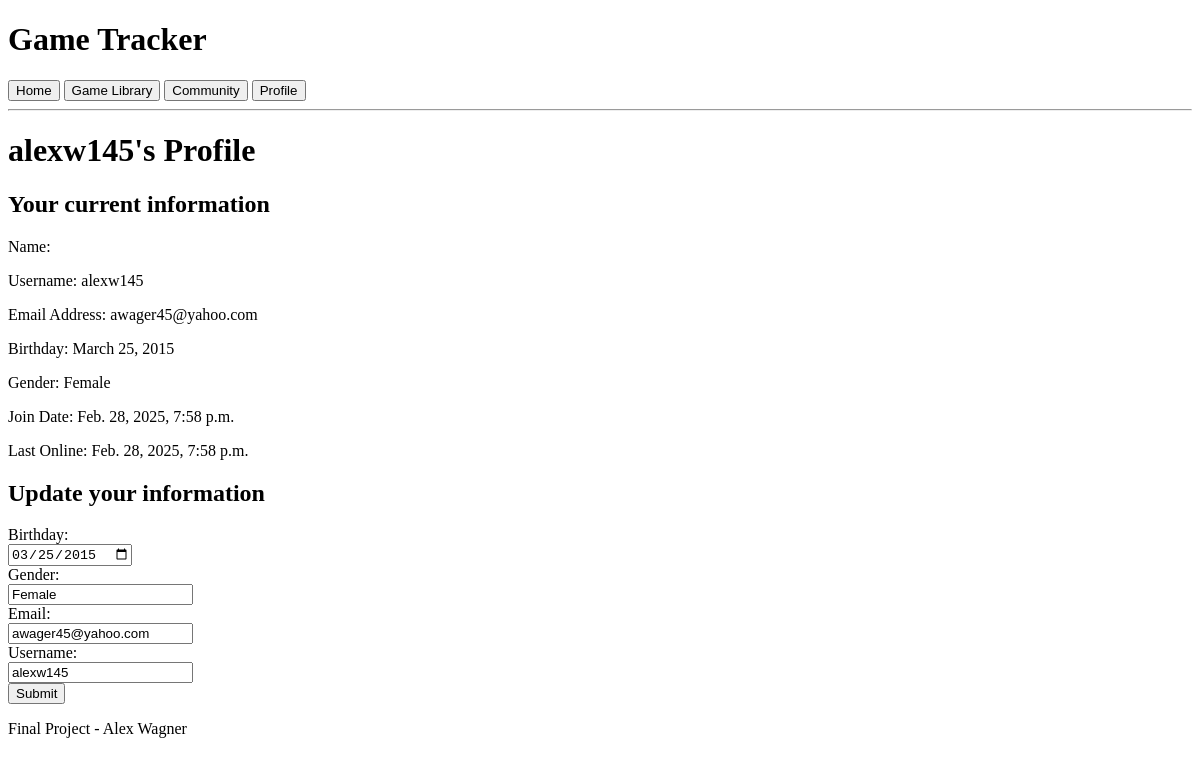
The app's page /profile/alexw145/ (signed in), older data.
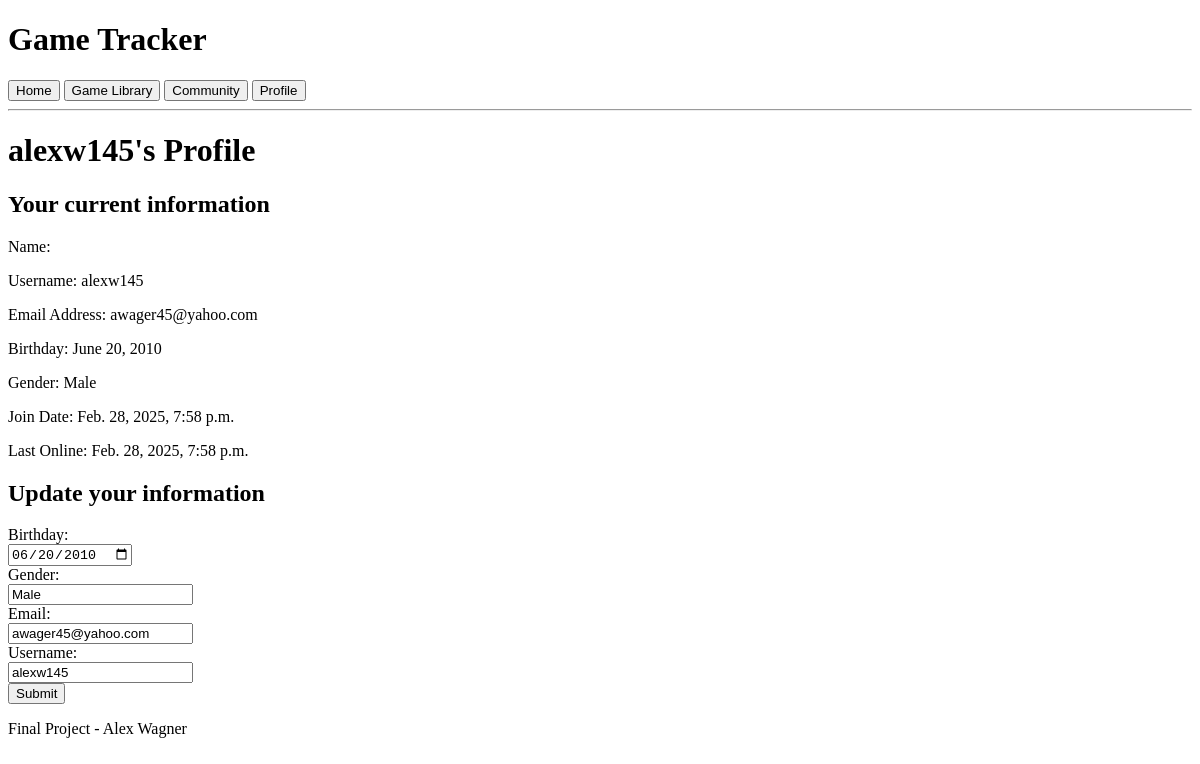
The same page, newer data.
### game_tracker/models.py (models this page shows, shortened)
class Profile(models.Model):
    user = models.OneToOneField(User, on_delete=models.CASCADE)
    birthday = models.DateField(null=True, blank=True)
    gender = models.CharField(max_length=15, choices=[('M', 'Male'), ('F', 'Female'), ('O', 'Other')], blank=True, default='O')

### game_tracker/views.py (the view, shortened to what this page needs)
# urls.py: path("profile/<str:str>/", views.ProfileDetail.as_view(), name="profile-detail"),
class ProfileDetail(DetailView):
    model = Profile
    template_name = "game_tracker/gametrackerprofile.html"
    def get_object(self):
        if Profile.objects.filter(user=self.request.user):
            return self.model.objects.get(user=self.request.user)
        else: # if there is no profile connected to the user, a profile is created based from the user.
            Profile.objects.create(user=self.request.user)
            return self.model.objects.get(user=self.request.user)

### game_tracker/templates/game_tracker/gametrackerprofile.html (shortened to what this page needs)
{% extends "game_tracker/base.html" %}
{% block content %}
<h1 class="page_heading" id="profile_page_heading">
    {{ profile.user.username }}'s Profile
</h1>
<section class="index_style">
    <div>
        <div>
            <h2>Your current information</h2>
            <p>Name: {{ profile.user.first_name }} {{ profile.user.last_name }}</p>
            <p id="current_usrn">Username: {{ profile.user.username }}</p>
            <p id="current_email">Email Address: {{ profile.user.email }}</p>
            <p id="current_bday">Birthday: {{ profile.birthday }}</p>
            <p id="current_gender">Gender: {{ profile.gender }}</p>
            <p>Join Date: {{ profile.user.date_joined }}</p>
            <p>Last Online: {{ profile.user.date_joined }}</p>
        </div>
        <div>
            <h2>Update your information</h2>
            <form method="post">
                <label for="bday">Birthday: </label><br>
                <input type="date" id="bday" name="bday" value="{% if profile.birthday %}{{ profile.birthday|date:'Y-m-d' }}{% endif %}" required><br>
                <label for="gender">Gender: </label><br>
                <input type="text" id="gender" name="gender" value="{{ profile.gender }}" required><br>
                <label for="email">Email: </label><br>
                <input type="text" id="email" name="email" value="{{ profile.user.email }}" required><br>
                <label for="usrn">Username: </label><br>
                <input type="text" id="usrn" name="usrn" value="{{ profile.user.username }}" required><br>
                <button type="button" id="profile-upd-submit-btn" >Submit</button>
            </form>
        </div>
    </div>
</section>
{% endblock %}

Row changes from the older to the newer data that the page shows:
changed Profile "alexw145": birthday "March 25, 2015" → "June 20, 2010"; gender "Female" → "Male"; bday "03/25/2015" → "06/20/2010"
